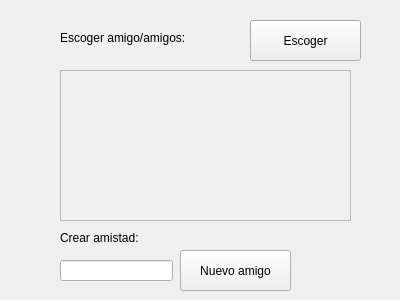
<?xml version="1.0" encoding="UTF-8"?>
<ui version="4.0">
 <class>Form</class>
 <widget class="QWidget" name="Form">
  <property name="geometry">
   <rect>
    <x>0</x>
    <y>0</y>
    <width>400</width>
    <height>300</height>
   </rect>
  </property>
  <property name="windowTitle">
   <string>Form</string>
  </property>
  <widget class="QLabel" name="label">
   <property name="geometry">
    <rect>
     <x>60</x>
     <y>30</y>
     <width>161</width>
     <height>16</height>
    </rect>
   </property>
   <property name="text">
    <string>Escoger amigo/amigos:</string>
   </property>
  </widget>
  <widget class="QLabel" name="label_2">
   <property name="geometry">
    <rect>
     <x>60</x>
     <y>40</y>
     <width>62</width>
     <height>16</height>
    </rect>
   </property>
   <property name="text">
    <string/>
   </property>
  </widget>
  <widget class="QScrollArea" name="scrollArea">
   <property name="geometry">
    <rect>
     <x>60</x>
     <y>70</y>
     <width>291</width>
     <height>151</height>
    </rect>
   </property>
   <property name="widgetResizable">
    <bool>true</bool>
   </property>
   <widget class="QWidget" name="scrollAreaWidgetContents">
    <property name="geometry">
     <rect>
      <x>0</x>
      <y>0</y>
      <width>289</width>
      <height>149</height>
     </rect>
    </property>
   </widget>
  </widget>
  <widget class="QPushButton" name="pushButton">
   <property name="geometry">
    <rect>
     <x>250</x>
     <y>20</y>
     <width>111</width>
     <height>41</height>
    </rect>
   </property>
   <property name="text">
    <string>Escoger</string>
   </property>
  </widget>
  <widget class="QLineEdit" name="lineEdit">
   <property name="geometry">
    <rect>
     <x>60</x>
     <y>260</y>
     <width>113</width>
     <height>21</height>
    </rect>
   </property>
  </widget>
  <widget class="QLabel" name="label_3">
   <property name="geometry">
    <rect>
     <x>60</x>
     <y>230</y>
     <width>111</width>
     <height>16</height>
    </rect>
   </property>
   <property name="text">
    <string>Crear amistad:</string>
   </property>
  </widget>
  <widget class="QPushButton" name="pushButton_2">
   <property name="geometry">
    <rect>
     <x>180</x>
     <y>250</y>
     <width>111</width>
     <height>41</height>
    </rect>
   </property>
   <property name="text">
    <string>Nuevo amigo</string>
   </property>
  </widget>
 </widget>
 <resources/>
 <connections/>
</ui>
